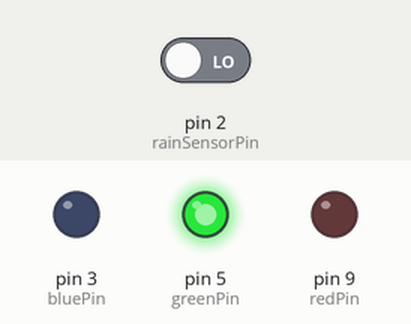
Bench run of a sketch on a simulated Arduino Uno, built with avr-gcc and run on an emulated ATmega328P. On the bench: output pins drawn as LEDs (lit = HIGH). The test bench sets the inputs (shaded band); at power-on: pin 2 (rainSensorPin) LOW.

Above: at 14.8 s.
14.9 s: pin 2 (rainSensorPin) driven HIGH
At 20.0 s:
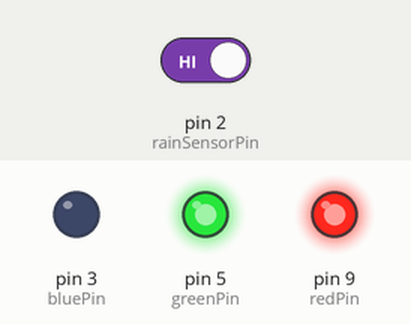
At 21.6 s:
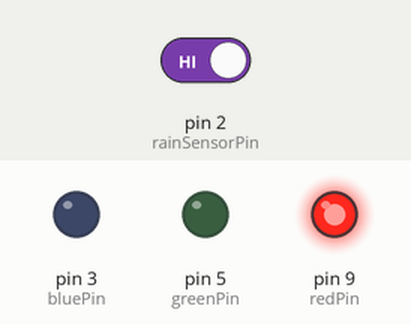
22.7 s: pin 2 (rainSensorPin) driven LOW
At 24.1 s:
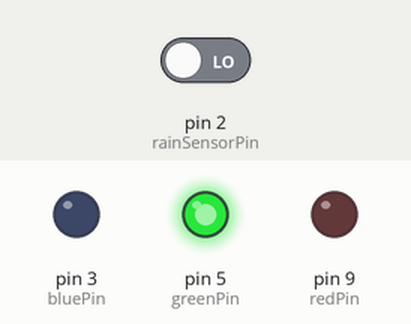
Timing chart, 0 to 42.2 s (numbered marks = the images above; inputs shaded):
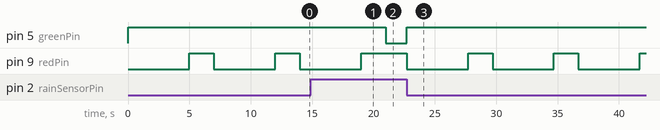

Measured:
- after the input at 14.9 s, pin 5 (greenPin): HIGH → LOW after 6.1 s; pin 9 (redPin): goes on until 19.0 s, then stays HIGH
- after the input at 22.7 s, pin 5 (greenPin): LOW → HIGH at once; pin 9 (redPin): alternates HIGH for 2.0 s and LOW for 5.0 s, starting at once
- by itself, pin 9 (redPin): alternates HIGH for 2.0 s and LOW for 5.0 s

The sketch:

yagmur.ino
```cpp
const int redPin = 9;   // Kırmızı
const int greenPin = 5; // Yeşil
const int bluePin = 3;  // Mavi
const int rainSensorPin = 2; // Yağmur sensörü için dijital giriş

void setup() {
  pinMode(redPin, OUTPUT);
  pinMode(greenPin, OUTPUT);
  pinMode(bluePin, OUTPUT);
  pinMode(rainSensorPin, INPUT);
}

void loop() {
  int rainState = digitalRead(rainSensorPin);

  if (rainState == HIGH) {  // Yağmur var

    analogWrite(redPin, 255);
    analogWrite(greenPin, 0);
    analogWrite(bluePin, 0);
  } else {  // Yağmur yok

    analogWrite(greenPin, 255);
    analogWrite(redPin, 0);
    analogWrite(bluePin, 0);
    delay(5000);


    analogWrite(redPin, 255);
    analogWrite(greenPin, 255);
    analogWrite(bluePin, 0);
    delay(2000);

  }
}
```
